Frame 1 (no input): blank canvas, image omitted
Frame 60 (no input): blank canvas, image omitted
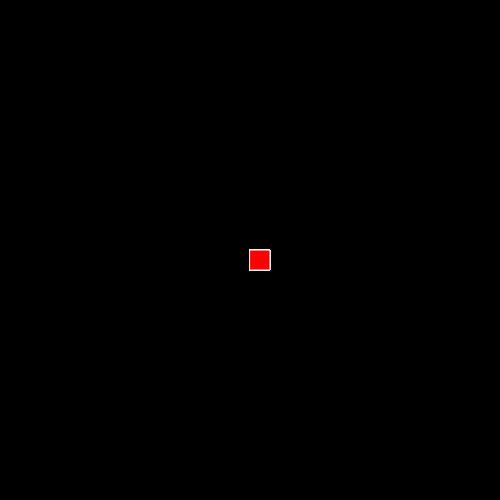
Frame 120 (the mouse pressed at the canvas centre since frame 60)

The p5.js sketch whose frames 1 and 60 were blank and that drew this single picture after the mouse press (run headless with seeded random() and noise() and a simulated clock; from frame 60 on, the mouse is pressed at the canvas centre):

// p5.js sketch
// ── sketch.js
function setup() {
  createCanvas(500, 500);
  background("black");
}

function draw() {
  stroke("white");
  fill("red");
 
 
     if(mouseIsPressed) {
     rect(mouseX, mouseY, 20, 20);
   }  
}
